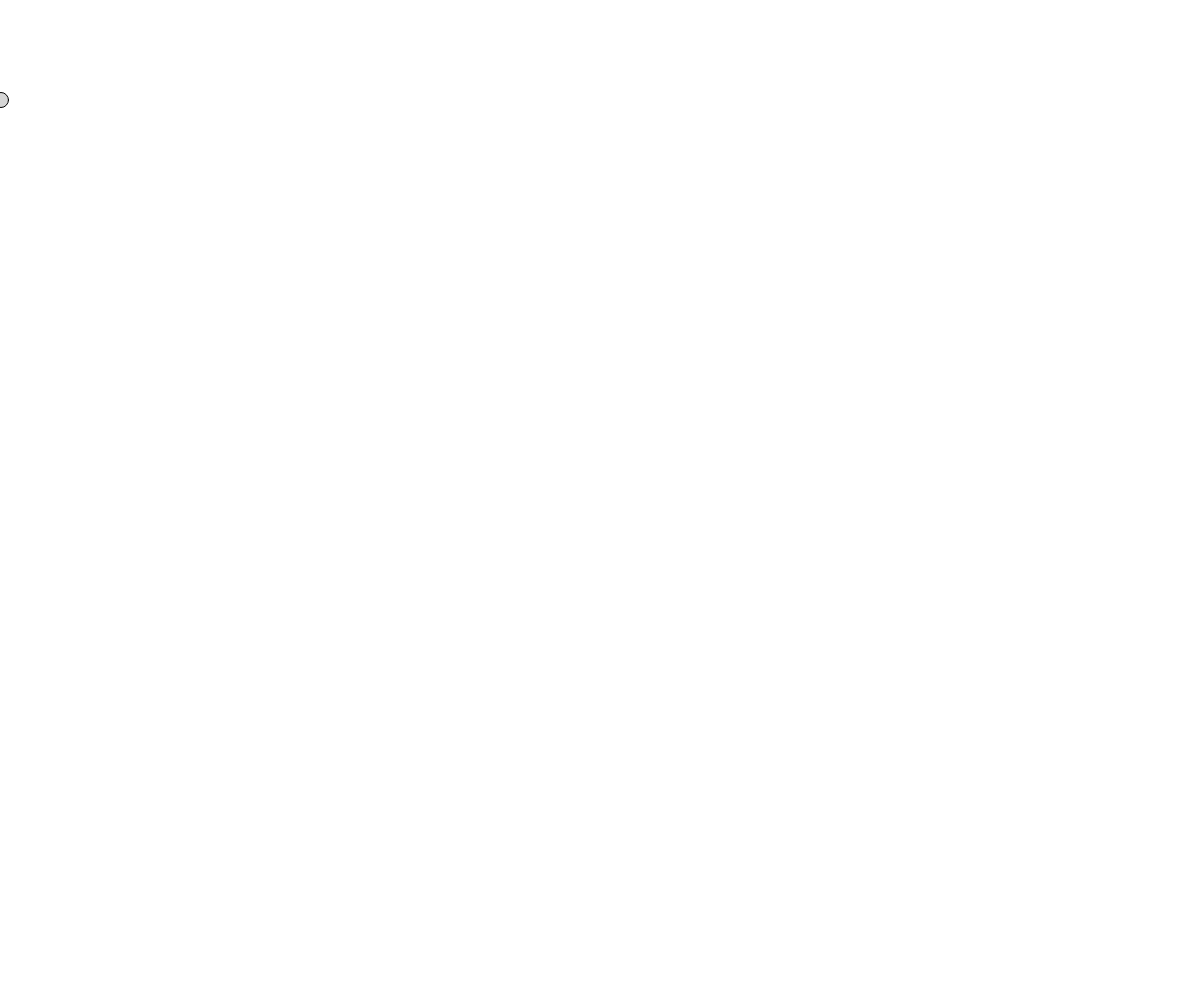
Frame 1 (no input)
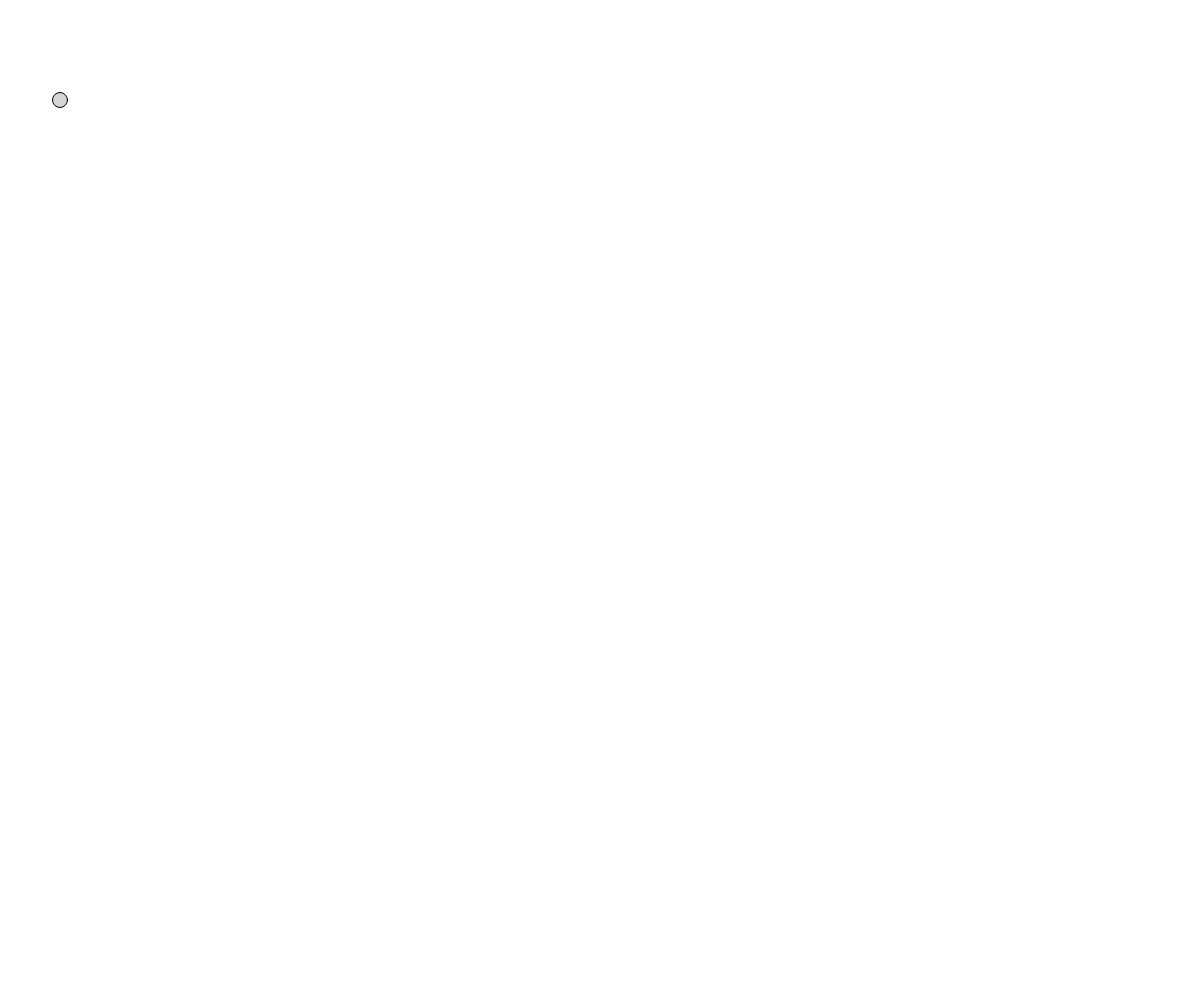
Frame 60 (no input)
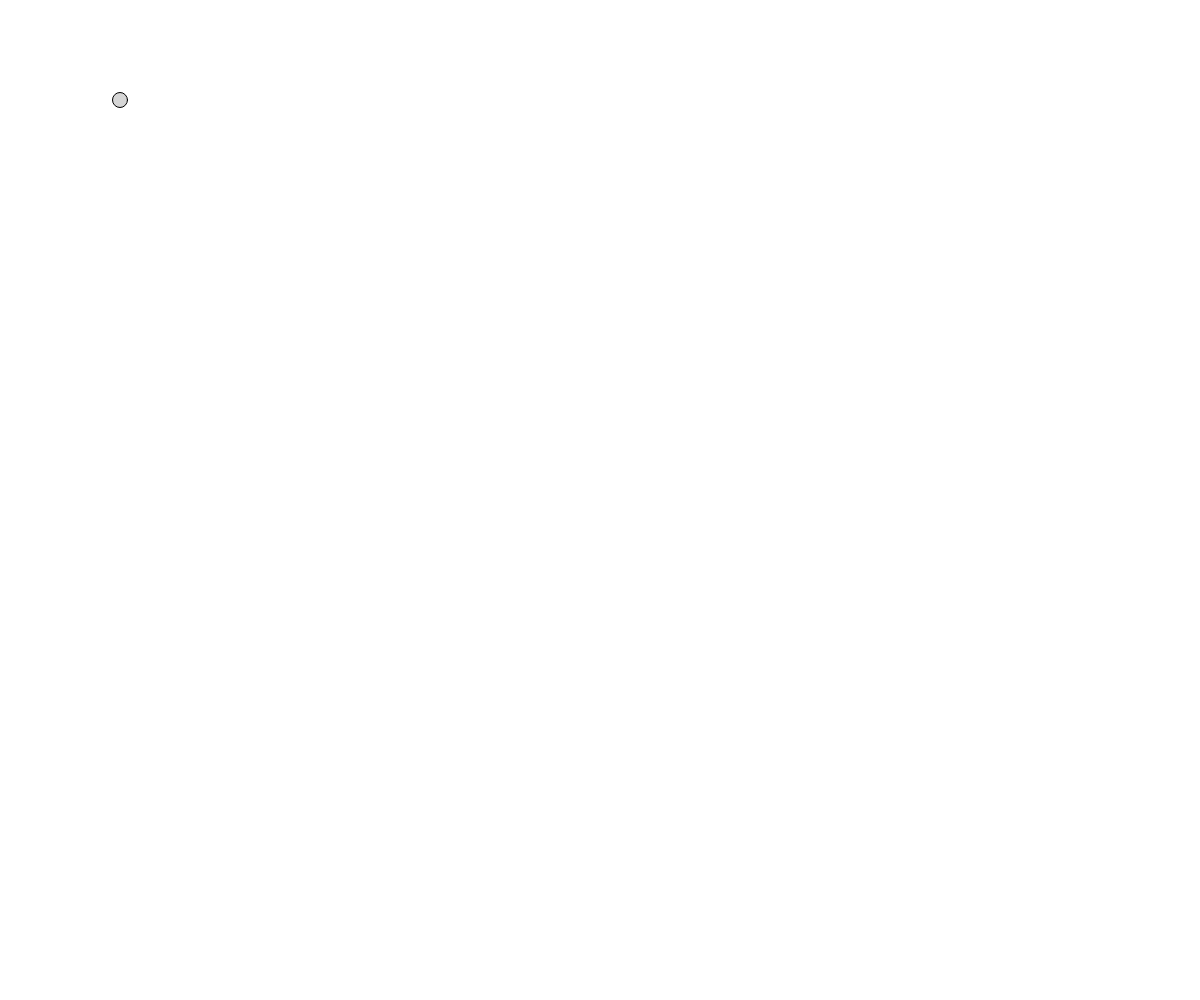
Frame 120 (the mouse pressed at the canvas centre since frame 60)

The p5.js sketch that drew these frames (run headless with seeded random() and noise() and a simulated clock; from frame 60 on, the mouse is pressed at the canvas centre):

// p5.js sketch
// ── sketch.js
var x;

function setup() {
	createCanvas(windowWidth, windowHeight);
	background(255);
	fill(150, 100);
	
	x = 0;
}


function draw() {
  background(255);
  
  x = x + 1;
  ellipse(x, 100, 15, 15);
}
